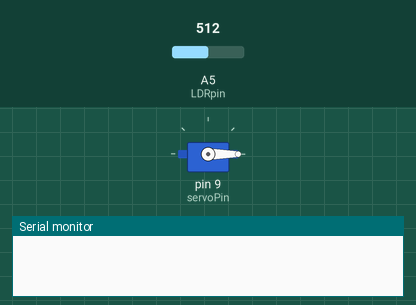
Simulated run of this sketch. Board: Arduino Uno, built with avr-gcc and run on an emulated ATmega328P. Shown: servo, the last lines printed to the serial monitor. The test bench sets the inputs (shaded band); at power-on: A5 (LDRpin) = 512.

Above: at 0.05 s.
At 0.4 s:
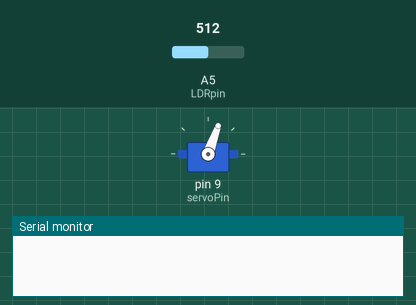
At 0.8 s:
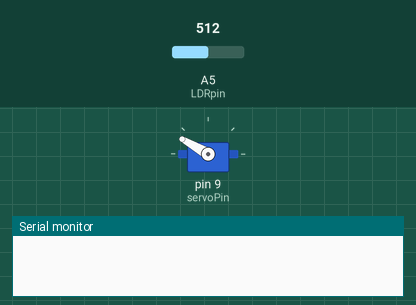
At 1.9 s:
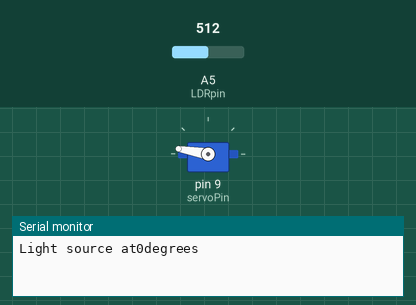
Timing chart, 0 to 5.5 s (numbered marks = the images above):
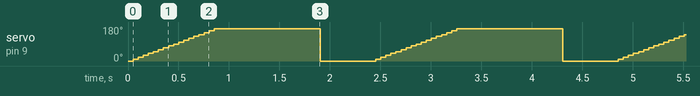

Measured:
- by itself, servo on pin 9 (servoPin): repeats every 2.4 s: 20° 0.05 s, 30° 0.05 s, 40° 0.05 s, 50° 0.05 s, 60° 0.05 s, 70° 0.05 s, 80° 0.05 s, 90° 0.05 s, 100° 0.05 s, 110° 0.05 s, 120° 0.05 s, 130° 0.05 s, 140° 0.05 s, 150° 0.05 s, 160° 0.05 s, 170° 1.1 s, 0° 0.55 s, 10° 0.05 s

The sketch:

SolarLDRServoControlV111.ino
```cpp
#include <Servo.h>  // servo library
Servo servo;    //create a servo object from above library
int servoPin = 9;  //the Digital pin 11 provides PWM signal to the servo motor
int LDRpin = A5;   //LDR connected to Analog Pin A0
int maxLDR =0;  //this is the maximum reading from LDR
int reading, maxAngle;

void setup()
{
  // put your setup code here, to run once:
servo.attach(servoPin);   //link servo motor to the servo library
Serial.begin(9600);    // speed transission for serial output
}

void loop()
{     //scanning angle in range 0 to 180
  // put your main code here, to run repeatedly:
    for (int angle=0; angle<180; angle = angle +10)
    {
      servo.write(angle);   //rotate servo
      reading = analogRead(LDRpin); //reading LDR values
        if(reading>maxLDR) //compare reading to Maximum value
        {
          maxLDR = reading;   // update the max value
          maxAngle = angle;   //update angle of max light reading
        }
        delay(50); //wait 50 ms between reading
    }
    Serial.print("Light source at" );  //print value to serial monitor
    Serial.print(maxAngle);    //print angle
    Serial.println( "degrees");  //print word degrees
    delay(1000);  //rotate servo to point @ light source
    maxLDR=0;   //reset max light reading
    servo.write(0);   //rotate 0 degree
    delay(500); //wait 500ms before repating void loop code

}
```
